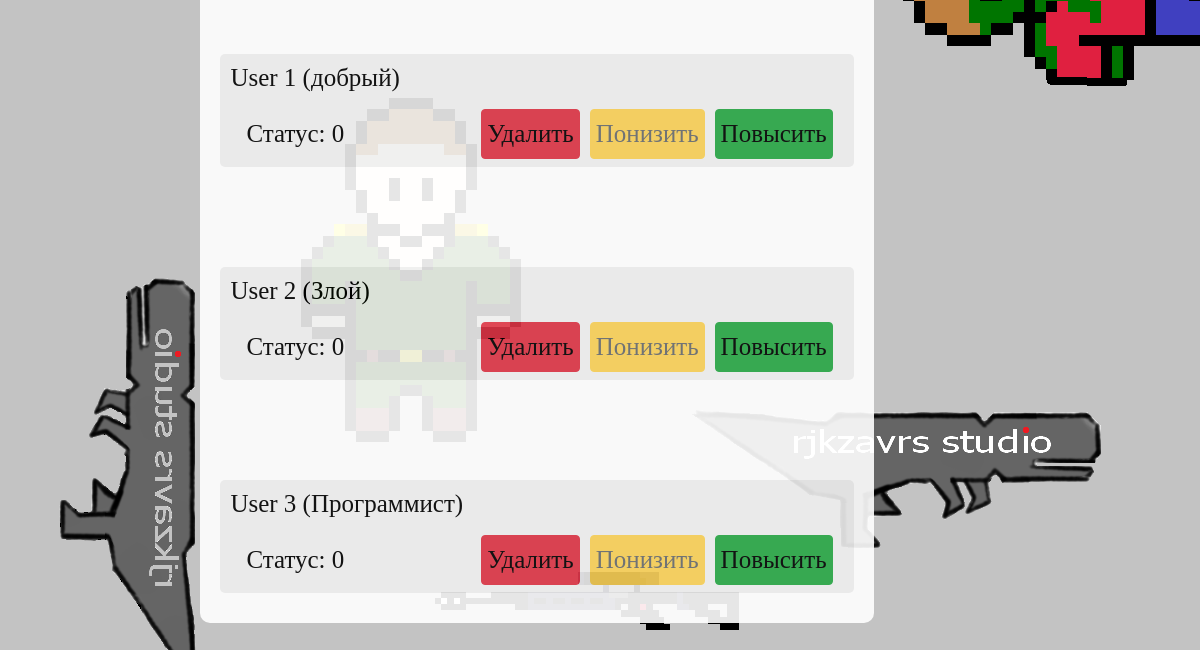
Page /admin/ (signed in, lower part) on the earlier database version.
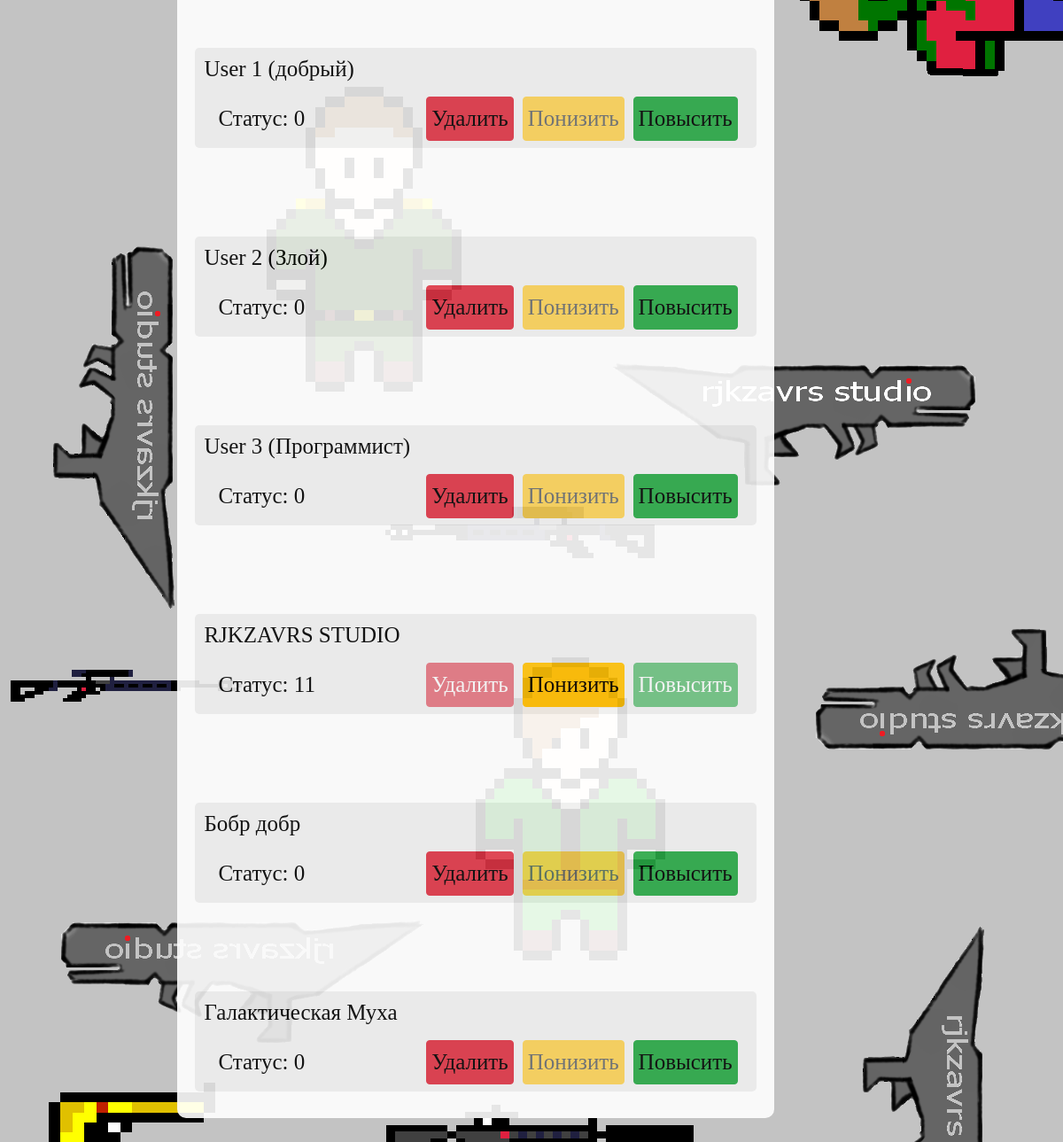
Same page on the later database version.
### data/users.py (models this page shows, shortened)
class User(SqlAlchemyBase, UserMixin, SerializerMixin):
    __tablename__ = 'user'
    id = sqlalchemy.Column(sqlalchemy.Integer, primary_key=True, autoincrement=True)
    surname = sqlalchemy.Column(sqlalchemy.String, nullable=True)
    name = sqlalchemy.Column(sqlalchemy.String, nullable=True)
    age = sqlalchemy.Column(sqlalchemy.Integer, nullable=True)
    nickname = sqlalchemy.Column(sqlalchemy.String, nullable=True)
    email = sqlalchemy.Column(sqlalchemy.String, index=True, unique=True, nullable=True)
    hashed_password = sqlalchemy.Column(sqlalchemy.String, nullable=True)
    created_date = sqlalchemy.Column(sqlalchemy.DateTime)
    status = sqlalchemy.Column(sqlalchemy.Integer, nullable=True, default=0)
    background_image_id = sqlalchemy.Column(sqlalchemy.Integer, nullable=True, default=0)
    publications = orm.relation('Publications')
    developers_diary = orm.relation('DevelopersDiary')
    comments = orm.relation('Comments')

### run.py (the view)
@app.route("/admin/", methods=("GET", "POST"))
@login_required
def admin_panel():
    session = db_session.create_session()
    if current_user.status >= 2:
        form = SearchUser()
        if form.submit.data:
            if form.id.data:
                users = session.query(User).filter(User.id == form.id.data).all()
            elif form.email.data:
                users = session.query(User).filter(User.email == form.email.data).all()
            elif form.nickname.data:
                users = session.query(User).filter(User.nickname == form.nickname.data).all()
            else:
                users = session.query(User).all()
        else:
            users = session.query(User).all()
        session.close()
        return render_template("AdminPanel.html", style=url_for('static', filename='css/style.css'), form=form,
                               bgimg=get_image_profile(current_user), users=users)
    else:
        session.close()
        abort(404)

### data/db_session.py (called while the page is built)
def create_session() -> Session:
    global __factory
    return __factory()

### run.py (called while the page is built)
def get_image_profile(user):
    bg_img = 1
    if user.is_authenticated:
        bg_img = user.background_image_id + 1
    return url_for('static', filename=f'img/background_img_{bg_img}.png')

@login_manager.user_loader
def load_user(user_id):
    session = db_session.create_session()
    return session.query(User).get(user_id)

### templates/AdminPanel.html (shortened to what this page needs)
{% extends "base.html" %}
{% block content %}
<div>
    {% for user in users %}
    <div class="block-comment">
        <div>
            <p class="diary-text">{{user.nickname}}</p>
        </div>
        <div class="navbar">
            <div>
                <p class="diary-text">Статус: {{user.status}}</p>
            </div>
            <div class="diary-right-title">
                {% if user.status < current_user.status and current_user.id != user.id %}
                <a href="/admin_change/up/{{ user.id }}" class="btn btn-success diary-text">Повысить</a>
                {% else %}
                <button type="button" class="btn btn-success diary-text" disabled>Повысить</button>
                {% endif %}
                {% if user.status > 0 and current_user.id != user.id %}
                <a href="/admin_change/down/{{ user.id }}" class="btn btn-warning diary-text">Понизить</a>
                {% else %}
                <button type="button" class="btn btn-warning diary-text" disabled>Понизить</button>
                {% endif %}
                {% if user.status < current_user.status and current_user.status >= 3 and current_user.id != user.id %}
                <a href="/admin_change/delete/{{ user.id }}" class="btn btn-danger diary-text">Удалить</a>
                {% else %}
                <button type="button" class="btn btn-danger diary-text" disabled>Удалить</button>
                {% endif %}
            </div>
        </div>
    </div>
    {% endfor %}
</div>
{% endblock %}

### templates/base.html (shortened to what this page needs)
<!doctype html>
<html lang="ru">
<head>
    <link rel="stylesheet"
          href="https://stackpath.bootstrapcdn.com/bootstrap/4.4.1/css/bootstrap.min.css"
>
    <link rel="stylesheet" href={{style}}>
</head>
<body>
<main role="main">
    <div class="main-block">
        <div class="center-column">
            <div class="center-column-block">
                {% block content %}{% endblock %}
            </div>
        </div>
    </div>
</main>
</body>
</html>

### static/css/style.css (style rules this page uses)
p { text-decoration: none; }
main { align: center; width: 100%; }
a { text-decoration: none; }
div.main-block { width: 85%; display: flex; margin-left: 15%; align: center; margin-bottom: 70px; }
.diary-text { font-size: 25px; font-family: 'Comfortaa', cursive; font-weight: 100; font-style: inherit; color: #000; position: relative; padding: 5px 5px; margin: 0 5px; }
.diary-right-title { width: 30%; display: -webkit-flex; -webkit-flex-direction: row-reverse; display: flex; flex-direction: row-reverse; }
div.center-column { border-radius: 10px; background: #fff; align: left; width: 66%; margin-left: 2%; margin-right: 20px; opacity: 0.9; }
div.center-column-block { padding: 30px 20px; }
div.block-comment { background: #efefef; border-radius: 5px; }
div.block-comment + div.block-comment { margin-top: 100px; }

Differences in the rows shown:
added User: nickname "RJKZAVRS STUDIO", status "11", shows "Повысить", shows "Удалить"
added User: nickname "Бобр добр", status "0", shows "Понизить"
added User: nickname "Галактическая Муха", status "0", shows "Понизить"
